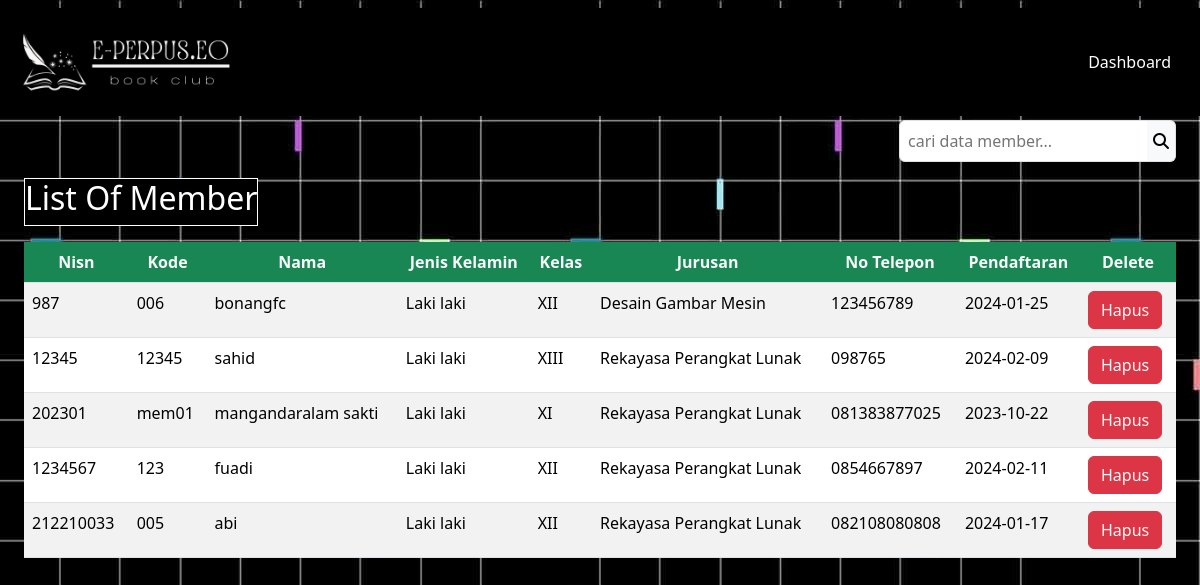
Page /DashboardAdmin/member/member.php (signed in) on the committed database.
### tables this page shows
CREATE TABLE `member` (
  `nisn` int(11) NOT NULL,
  `kode_member` varchar(12) NOT NULL,
  `nama` varchar(255) NOT NULL,
  `password` varchar(255) NOT NULL,
  `jenis_kelamin` varchar(20) NOT NULL,
  `kelas` varchar(5) NOT NULL,
  `jurusan` varchar(50) NOT NULL,
  `no_tlp` varchar(15) NOT NULL,
  `tgl_pendaftaran` date NOT NULL
);

### config/config.php (called while the page is built, shortened)
<?php
$host = "127.0.0.1";
$username = "root";
$password = "";
$database_name = "perpustakaan";
$connection = mysqli_connect($host, $username, $password, $database_name);
function queryReadData($dataKategori) {
  global $connection;
  $result = mysqli_query($connection, $dataKategori);
  $items = [];
  while($item = mysqli_fetch_assoc($result)) {
    $items[] = $item;
  }
  return $items;
}
?>

### DashboardAdmin/member/member.php (the view, shortened to what this page needs)
<?php
require "../../config/config.php";
$member = queryReadData("SELECT * FROM member");
?>
<!DOCTYPE html>
<html lang="en">
  <head>
    <link rel="stylesheet" href="../../style.css">
  </head>
  <body style="background: url(../../assets/bg.jpg) fixed; ">
    <nav class="navbar fixed-top ">
      <div class="container-fluid p-3" style="background-color: black; ">
        <a class="navbar-brand" href="#">
          <img src="../../assets/logoNav.png" alt="logo" width="220px">
        </a>
        <a class="btn btn-tertiary" href="../dashboardAdmin.php" style="color: white; ">Dashboard</a>
      </div>
    </nav>
    <div class="p-4 mt-5">
     <form action="" method="post" class="mt-5">
       <div class="input-group d-flex justify-content-end mb-3">
         <input class="border p-2 rounded rounded-end-0 bg-tertiary" type="text" name="keyword" id="keyword" placeholder="cari data member...">
         <button class="border border-start-0 bg-light rounded rounded-start-0" type="submit" name="search"><i class="fa-solid fa-magnifying-glass"></i></button>
       </div>
      </form>
      <label style="color: white; background-color: black; border: 1px solid white;"><h2>List Of Member</h2></label>
      <div class="table-responsive mt-3">
        <table class="table table-striped table-hover" >
        <thead class="text-center" style="background-color: black;">
          <tr>
            <th class="bg-success text-light">Nisn</th>
            <th class="bg-success text-light">Kode</th>
            <th class="bg-success text-light">Nama</th>
            <th class="bg-success text-light">Jenis Kelamin</th>
            <th class="bg-success text-light">Kelas</th>
            <th class="bg-success text-light">Jurusan</th>
            <th class="bg-success text-light">No Telepon</th>
            <th class="bg-success text-light">Pendaftaran</th>
            <th class="bg-success text-light">Delete</th>
          </tr>
        </thead>
      <?php foreach($member as $item) : ?>
      <tr>
        <td><?=$item["nisn"];?></td>
        <td><?=$item["kode_member"];?></td>
        <td><?=$item["nama"];?></td>
        <td><?=$item["jenis_kelamin"];?></td>
        <td><?=$item["kelas"];?></td>
        <td><?=$item["jurusan"];?></td>
        <td><?=$item["no_tlp"];?></td>
        <td><?=$item["tgl_pendaftaran"];?></td>
        <td>
          <div class="action">
             <a href="deleteMember.php?id=<?= $item["nisn"]; ?>" class="btn btn-danger" onclick="return confirm('Yakin ingin menghapus data member ?');"><label for="">Hapus</label></a>
           </div>
        </td>
       </tr>
      <?php endforeach;?>
    </table>
    </div>
  </div>
  </body>
</html>

### rows in the picture
member: nisn "987", kode_member "006", nama "bonangfc", jenis_kelamin "Laki laki", kelas "XII", jurusan "Desain Gambar Mesin", no_tlp "123456789", tgl_pendaftaran "2024-01-25"
member: nisn "12345", kode_member "12345", nama "sahid", jenis_kelamin "Laki laki", kelas "XIII", jurusan "Rekayasa Perangkat Lunak", no_tlp "098765", tgl_pendaftaran "2024-02-09"
member: nisn "202301", kode_member "mem01", nama "mangandaralam sakti", jenis_kelamin "Laki laki", kelas "XI", jurusan "Rekayasa Perangkat Lunak", no_tlp "081383877025", tgl_pendaftaran "2023-10-22"
member: nisn "1234567", kode_member "123", nama "fuadi", jenis_kelamin "Laki laki", kelas "XII", jurusan "Rekayasa Perangkat Lunak", no_tlp "0854667897", tgl_pendaftaran "2024-02-11"
member: nisn "212210033", kode_member "005", nama "abi", jenis_kelamin "Laki laki", kelas "XII", jurusan "Rekayasa Perangkat Lunak", no_tlp "082108080808", tgl_pendaftaran "2024-01-17"
